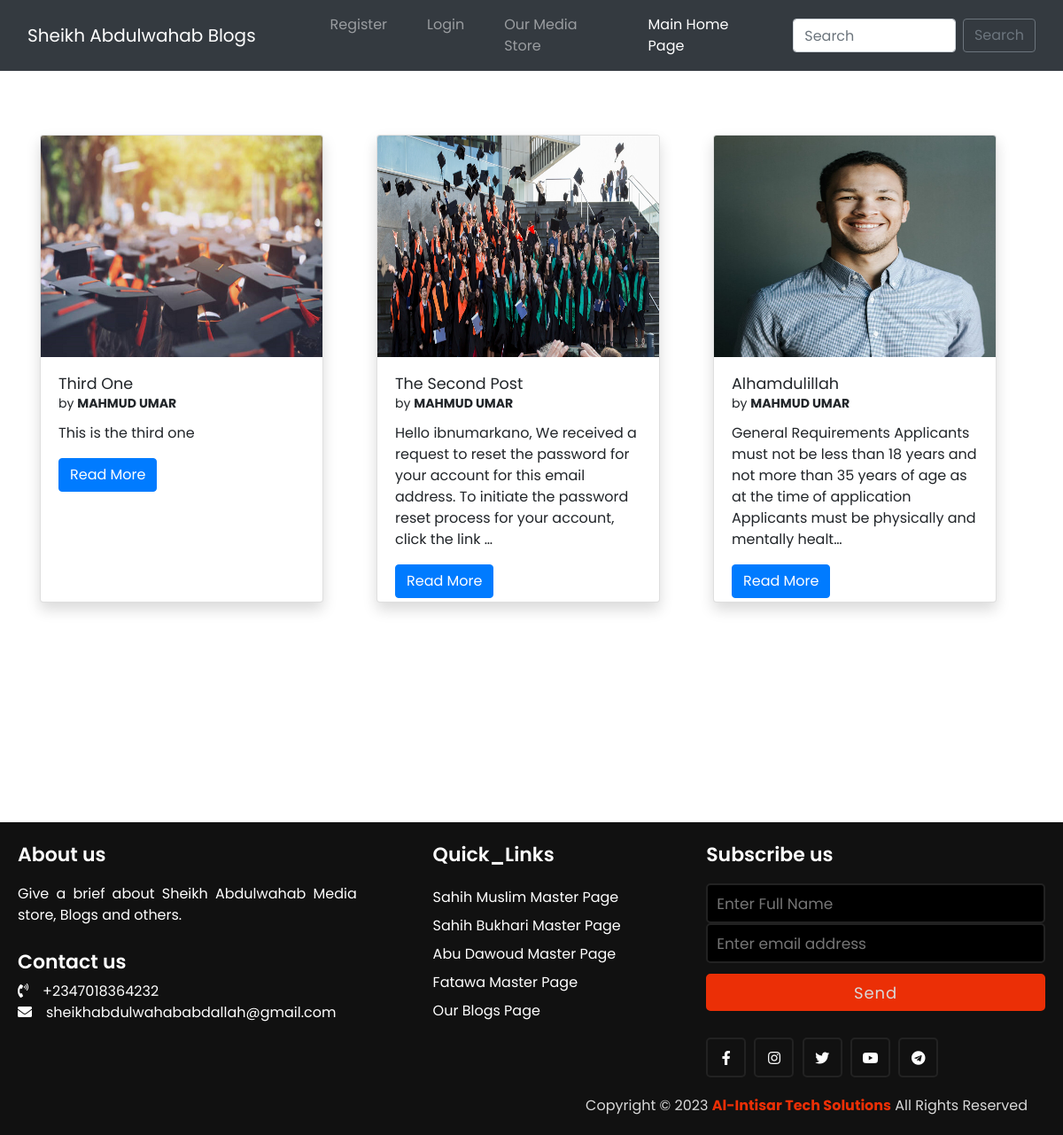
Page /blog on the committed database.
### blog/models.py (models this page shows, shortened)
class BlogPost(models.Model):
    title = models.CharField(max_length=255)
    author = models.ForeignKey(CustomUser, on_delete=models.CASCADE)
    content = models.TextField()
    image = models.ImageField(upload_to="profile_pics")
    dateTime = models.DateTimeField(auto_now_add=True)

### members/models.py (models this page shows, shortened)
class CustomUser(AbstractUser):
    email = models.EmailField(unique=True)

### blog/views.py (the view)
# urls.py: path("blog", views.blogs, name="blogs"),
def blogs(request):
    posts = BlogPost.objects.all()
    posts = BlogPost.objects.filter().order_by('-dateTime')
    return render(request, "blog.html", {'posts': posts})

### blog/templates/blog.html (shortened to what this page needs)
{% extends 'blog_base.html' %}
{% block content %}
<div class="container mt-5 mb-3">
  <div class="row">
      {% for post in posts %}
      <div class="col-lg-4 my-4">
          <div class="card shadow" style="width: 20rem; height: 33rem;">
              <img src="{{post.image.url}}" class="card-img-top" alt="post image not available" height="250px" width="250px">
              <div class="card-body">
                <h5 class="card-title">{{post.title|title}} <br><small>by <strong>{{post.author.first_name|upper}} {{post.author.last_name|upper}}</strong></small></h5>
                <p class="card-text">{{post.content| truncatechars:180}}</p>
                <a href="blog/{{post.id}}" class="btn btn-primary">Read More {% if user.is_superuser %}<a href="delete_blog_post/{{post.id}}" class="btn btn-danger mx-4">Delete Blog</a>{% endif %}</a>
              </div>
            </div>
      </div>
      {% endfor %}
  </div>
</div>
{% endblock %}

### blog/templates/blog_base.html (shortened to what this page needs)
{% load static %}
<!doctype html>
<html lang="en">
  <head>
    <link href="//maxcdn.bootstrapcdn.com/bootstrap/4.1.1/css/bootstrap.min.css" rel="stylesheet" id="bootstrap-css">
    <link rel="stylesheet" href="{% static 'plugins/fontawesome-free/css/all.min.css' %}">
    <link rel="stylesheet" href="{% static 'plugins/toastr/toastr.min.css' %}">
    <link rel="stylesheet"
      href="{% static 'plugins/overlayScrollbars/css/OverlayScrollbars.min.css' %}">
    <link rel="stylesheet" href="{% static 'plugins/Datatables/datatables.min.css' %}" />
    <link rel="stylesheet" href="{% static 'dist/css/adminlte.min.css' %}">
    <link href="https://cdn.jsdelivr.net/npm/bootstrap@5.0.2/dist/css/bootstrap.min.css" rel="stylesheet">
    <link rel="stylesheet" href="https://maxcdn.bootstrapcdn.com/bootstrap/4.0.0/css/bootstrap.min.css">
  </head>
  <body>
    <nav class="navbar navbar-expand-lg navbar-dark bg-dark sticky-top">
        <div class="container-fluid">
          <a class="navbar-brand" href="/blog">Sheikh Abdulwahab Blogs</a>
          <div class="collapse navbar-collapse" id="navbarSupportedContent">
          <div class="container mx-3">
            <ul class="navbar-nav me-auto mb-2 mb-lg-0">
              {% if user.is_authenticated %}
              <li class="nav-item">
                <a class="nav-link {% block add_blogs_active %} {% endblock add_blogs_active %}" href="{% url 'add_blogs' %}">Create Blogs</a>
              </li>
              <li class="nav-item">
                <a class="nav-link active">Marhaban {{request.user.username}}</a>
              </li>
              <li class="nav-item">
                <a class="nav-link" href="{% url 'logout' %}">Logout</a>
              </li>
              {% else %}
              <li class="nav-item">
                <a class="nav-link {% block registeractive %} {% endblock registeractive %}" href="{% url 'register' %}">Register</a>
              </li>
               <li class="nav-item">
                <a class="nav-link {% block loginactive %} {% endblock loginactive %}" href="{% url 'login' %}">Login</a>
              </li>
              {% endif %}
              <li class="nav-item">
                <a class="nav-link" href="">Our Media Store</a>
              </li>
              <li class="nav-item active">
                <a class="nav-link " aria-current="page" href="{% url 'home' %}">Main Home Page</a>
              </li>
            </ul>
            </div>
            <form class="d-flex" method="POST" action="/search/"> {% csrf_token %}
              <input class="form-control me-2" type="search" placeholder="Search" name="searched" id="searched" aria-label="Search">
              <button href="/search/" class="btn btn-outline-secondary" type="submit">Search</button>
            </form>
          </div>
        </div>
      </nav>
      {% block content %}
      {% endblock %}
{% include 'footer.html' %}
</body>
</html>

### members/templates/footer.html (shortened to what this page needs)
<!DOCTYPE html>
<html lang="en" dir="ltr">
  <head>
    <link rel="stylesheet" href="https://cdnjs.cloudflare.com/ajax/libs/font-awesome/5.15.2/css/all.min.css"/>
   </head>
<body>
  <br><br><br><br><br><br><br><br>
 <footer>
   <div class="content">
     <div class="left box">
       <div class="upper">
         <div class="topic">About us</div>
         <p>Give a brief about Sheikh Abdulwahab Media store, Blogs and others.</p>
       </div>
       <div class="lower">
         <div class="topic">Contact us</div>
         <div class="phone">
           <a href="#"><i class="fas fa-phone-volume"></i>+2347018364232</a>
         </div>
         <div class="email">
           <a href="#"><i class="fas fa-envelope"></i>sheikhabdulwahababdallah@gmail.com</a>
         </div>
       </div>
     </div>
     <div class="middle box">
       <div class="topic">Quick_Links</div>
       <div><a style="text-decoration: none;" href="">Sahih Muslim Master Page</a></div>
       <div><a style="text-decoration: none;" href="#">Sahih Bukhari Master Page</a></div>
       <div><a style="text-decoration: none;" href="#">Abu Dawoud Master Page</a></div>
       <div><a style="text-decoration: none;" href="#">Fatawa Master Page</a></div>
       <div><a style="text-decoration: none;" href="">Our Blogs Page</a></div>
     </div>
     <div class="right box">
      {% if not user.is_authenticated %}
       <div class="topic">Subscribe us</div>
       <form action="{% url 'subscribe' %}" method="post">
        <input type="text" id="name" name="name" placeholder="Enter Full Name">
        <input type="text" id="email" name="email" placeholder="Enter email address">
         <input type="submit" value="Send">
       </form>
       {% endif %}
       <div class="media-icons">
           <a href="#"><i class="fab fa-facebook-f"></i></a>
           <a href="#"><i class="fab fa-instagram"></i></a>
           <a href="#"><i class="fab fa-twitter"></i></a>
           <a href="#"><i class="fab fa-youtube"></i></a>
           <a href="#"><i class="fab fa-telegram"></i></a>
         </div>
     </div>
   </div>
   <div class="bottom">
     <p>Copyright &copy; <script>document.write(new Date().getFullYear())</script> <a href="#"><strong>Al-Intisar Tech Solutions</strong></a> All Rights Reserved</p>
   </div>
 </footer>
</body>
</html>

### blog/templates/blog_base.html (style rules this page uses)
li { padding-left: 29px; }

### members/templates/footer.html (style rules this page uses)
* { margin: 0; padding: 0; box-sizing: border-box; font-family: 'Poppins',sans-serif; text-decoration: none; }
footer { width: 100%; bottom: 0; left: 0; background: #111; }
footer .content { max-width: 1350px; margin: auto; padding: 20px; display: flex; flex-wrap: wrap; justify-content: space-between; }
footer .content p,a { color: #fff; }
footer .content .box { width: 33%; transition: all 0.4s ease; }
footer .content .topic { font-size: 22px; font-weight: 600; color: #fff; margin-bottom: 16px; }
footer .content p { text-align: justify; }
footer .content .lower .topic { margin: 24px 0 5px 0; }
footer .content .lower i { padding-right: 16px; }
footer .content .middle { padding-left: 80px; }
footer .content .middle a { line-height: 32px; }
footer .content .right input[type="text"] { height: 45px; width: 100%; outline: none; color: #d9d9d9; background: #000; border-radius: 5px; padding-left: 10px; font-size: 17px; border: 2px solid #222222; }
footer .content .right input[type="submit"] { height: 42px; width: 100%; font-size: 18px; color: #d9d9d9; background: #eb2f06; outline: none; border-radius: 5px; letter-spacing: 1px; cursor: pointer; margin-top: 12px; border: 2px solid #eb2f06; transition: all 0.3s ease-in-out; }
footer .content .media-icons a { font-size: 16px; height: 45px; width: 45px; display: inline-block; text-align: center; line-height: 43px; border-radius: 5px; border: 2px solid #222222; margin: 30px 5px 0 0; transition: all 0.3s ease; }
footer .bottom { width: 100%; text-align: right; color: #d9d9d9; padding: 0 40px 5px 0; }
footer .bottom a { color: #eb2f06; }
footer a { transition: all 0.3s ease; }

### rows in the picture
BlogPost: image (picture), title "Third One", author.first_name "MAHMUD", author.last_name "UMAR", content "This is the third one"
BlogPost: image (picture), title "The Second Post", author.first_name "MAHMUD", author.last_name "UMAR", content "Hello ibnumarkano, We received a request to reset the password for your account for this email address. To initiate the password reset process for your account, click the link …"
BlogPost: image (picture), title "Alhamdulillah", author.first_name "MAHMUD", author.last_name "UMAR", content "General Requirements Applicants must not be less than 18 years and not more than 35 years of age as at the time of application Applicants must be physically and mentally healt…"
